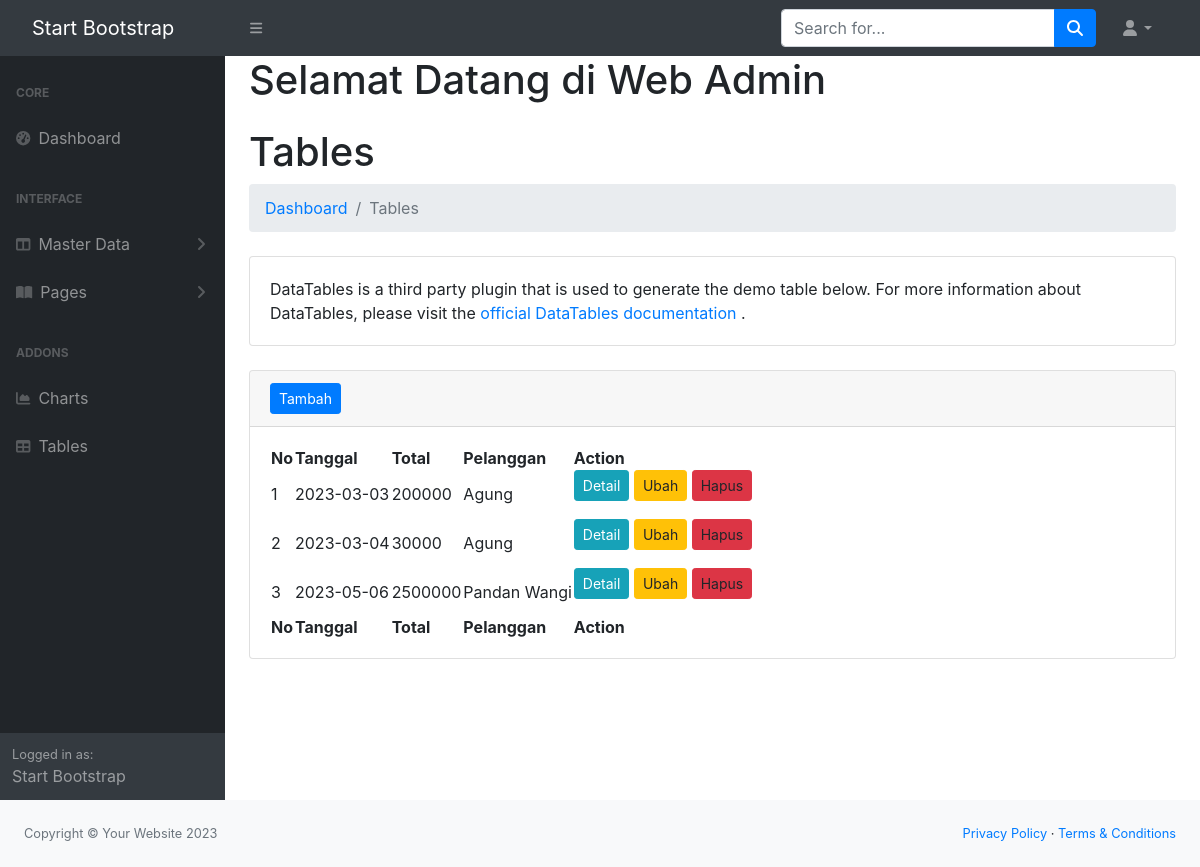
/admin/index.php?url=pesanan, run on an earlier commit of the app's database.
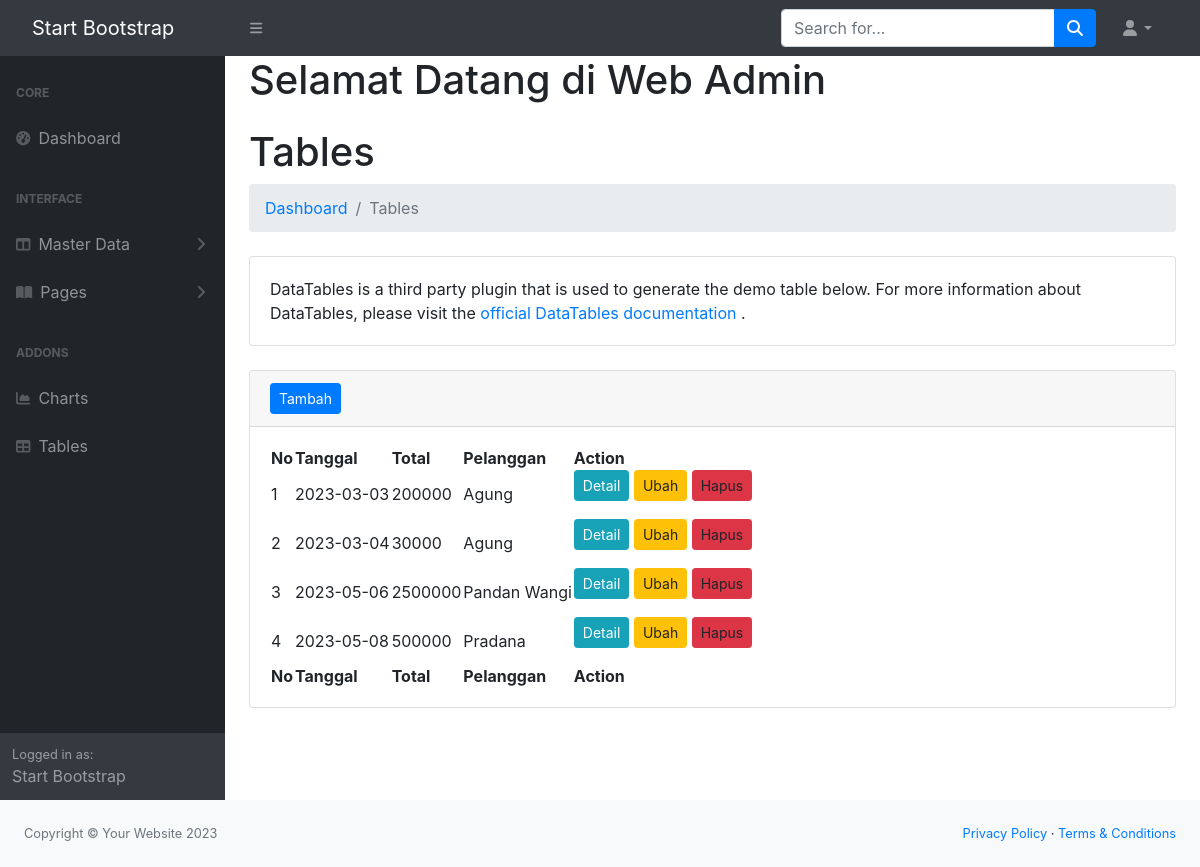
And on a later commit of the database.
### tables this page shows
CREATE TABLE `pesanan` (
  `id` int(11) NOT NULL,
  `tanggal` date DEFAULT NULL,
  `total` double DEFAULT NULL,
  `pelanggan_id` int(11) NOT NULL
);

CREATE TABLE `pelanggan` (
  `id` int(11) NOT NULL,
  `kode` varchar(10) DEFAULT NULL,
  `nama` varchar(50) DEFAULT NULL,
  `jk` char(1) DEFAULT NULL,
  `tmp_lahir` varchar(30) DEFAULT NULL,
  `tgl_lahir` date DEFAULT NULL,
  `email` varchar(30) DEFAULT NULL,
  `kartu_id` int(11) NOT NULL
);

### admin/models/Pesanan.php (called while the page is built, shortened)
<?php
class Pesanan {
 private $koneksi;
 public function __construct(){
    global $dbh;
    $this->koneksi = $dbh;
}
 public function Pesanan(){
    $sql = "SELECT pesanan.*, pelanggan.nama as nama FROM pesanan INNER JOIN
    pelanggan ON pelanggan.id = pesanan.pelanggan_id ";
    $ps = $this->koneksi->prepare($sql);
    $ps->execute();
    $rs = $ps->fetchAll();
    return $rs;
}
}
?>

### admin/pesanan.php (the view, shortened to what this page needs)
<?php
$model = new Pesanan();
$pesanan = $model->Pesanan();
?>
                        <h1 class="mt-4">Tables</h1>
                        <ol class="breadcrumb mb-4">
                            <li class="breadcrumb-item"><a href="index.html">Dashboard</a></li>
                            <li class="breadcrumb-item active">Tables</li>
                        </ol>
                        <div class="card mb-4">
                            <div class="card-body">
                                DataTables is a third party plugin that is used to generate the demo table below. For more information about DataTables, please visit the
                                <a target="_blank" href="https://datatables.net/">official DataTables documentation</a>
                                .
                            </div>
                        </div>
                        <div class="card mb-4">
                            <div class="card-header">
                                <a href="index.php?url=pesanan_form" class="btn btn-primary btn-sm">Tambah</a>
                            </div>
                            <div class="card-body">
                                <table id="datatablesSimple">
                                    <thead>
                                        <tr>
                                            <th>No</th>
                                            <th>Tanggal</th>
                                            <th>Total</th>
                                            <th>Pelanggan</th>
                                            <th>Action</th>
                                        </tr>
                                    </thead>
                                    <tfoot>
                                        <tr>
                                            <th>No</th>
                                            <th>Tanggal</th>
                                            <th>Total</th>
                                            <th>Pelanggan</th>
                                            <th>Action</th>
                                        </tr>
                                    </tfoot>
                                    <tbody>
                                        <?php
                                        $no = 1;
                                        foreach($pesanan as $row){
                                        ?>
                                        <tr>
                                            <td><?= $no ?></td>
                                            <td><?= $row['tanggal']?></td>
                                            <td><?= $row['total']?></td>
                                            <td><?= $row['nama']?></td>
                                            <td>
                                                <form action="pesanan_controller.php" method="POST">
                                                    <a class="btn btn-info btn-sm" href="index.php?url=pesanan_detail&id=<?= $row ['id'] ?>">Detail</a>
                                                    <a class="btn btn-warning btn-sm">Ubah</a>
                                                    <a class="btn btn-danger btn-sm">Hapus</a>
                                                </form>
                                            </td>
                                        </tr>
                                      <?php
                                        $no++;
                                    }
                                        ?>
                                    </tbody>
                                </table>
                            </div>
</div>
</div>

What changed in the data, as far as the page shows it:
added pesanan: tanggal "2023-05-08", total "500000", pelanggan.nama "Pradana"
